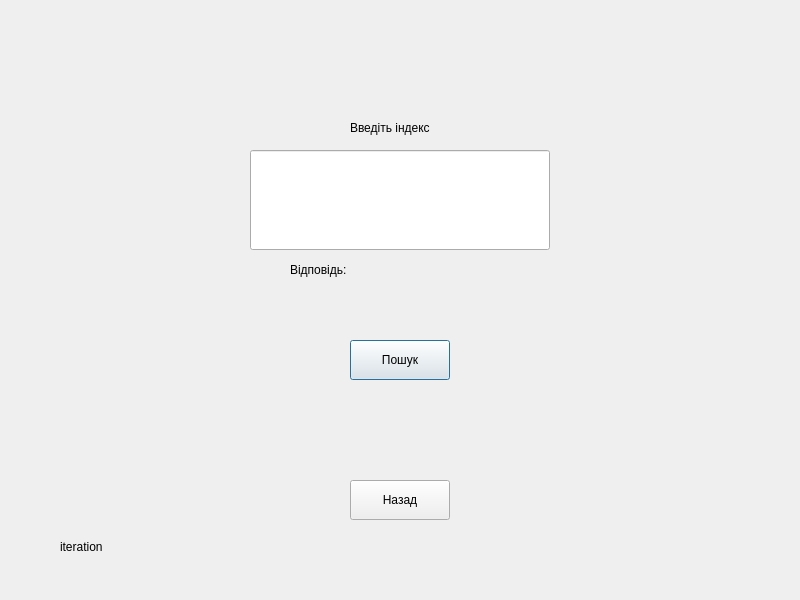
<?xml version="1.0" encoding="UTF-8"?>
<ui version="4.0">
 <class>SearchDialogWindow</class>
 <widget class="QDialog" name="SearchDialogWindow">
  <property name="geometry">
   <rect>
    <x>0</x>
    <y>0</y>
    <width>800</width>
    <height>600</height>
   </rect>
  </property>
  <property name="windowTitle">
   <string>Dialog</string>
  </property>
  <widget class="QLineEdit" name="inputIndex">
   <property name="geometry">
    <rect>
     <x>250</x>
     <y>150</y>
     <width>300</width>
     <height>100</height>
    </rect>
   </property>
  </widget>
  <widget class="QPushButton" name="btnSearch">
   <property name="geometry">
    <rect>
     <x>350</x>
     <y>340</y>
     <width>100</width>
     <height>40</height>
    </rect>
   </property>
   <property name="text">
    <string>Пошук</string>
   </property>
  </widget>
  <widget class="QPushButton" name="pushButtonBack">
   <property name="geometry">
    <rect>
     <x>350</x>
     <y>480</y>
     <width>100</width>
     <height>40</height>
    </rect>
   </property>
   <property name="text">
    <string>Назад</string>
   </property>
  </widget>
  <widget class="QLabel" name="label">
   <property name="geometry">
    <rect>
     <x>350</x>
     <y>120</y>
     <width>121</width>
     <height>16</height>
    </rect>
   </property>
   <property name="text">
    <string>Введiть iндекс</string>
   </property>
  </widget>
  <widget class="QLabel" name="resultLBL">
   <property name="geometry">
    <rect>
     <x>290</x>
     <y>260</y>
     <width>221</width>
     <height>20</height>
    </rect>
   </property>
   <property name="text">
    <string>Вiдповiдь:</string>
   </property>
  </widget>
  <widget class="QLabel" name="iteration">
   <property name="geometry">
    <rect>
     <x>60</x>
     <y>540</y>
     <width>57</width>
     <height>14</height>
    </rect>
   </property>
   <property name="text">
    <string>iteration</string>
   </property>
  </widget>
 </widget>
 <resources/>
 <connections/>
</ui>
